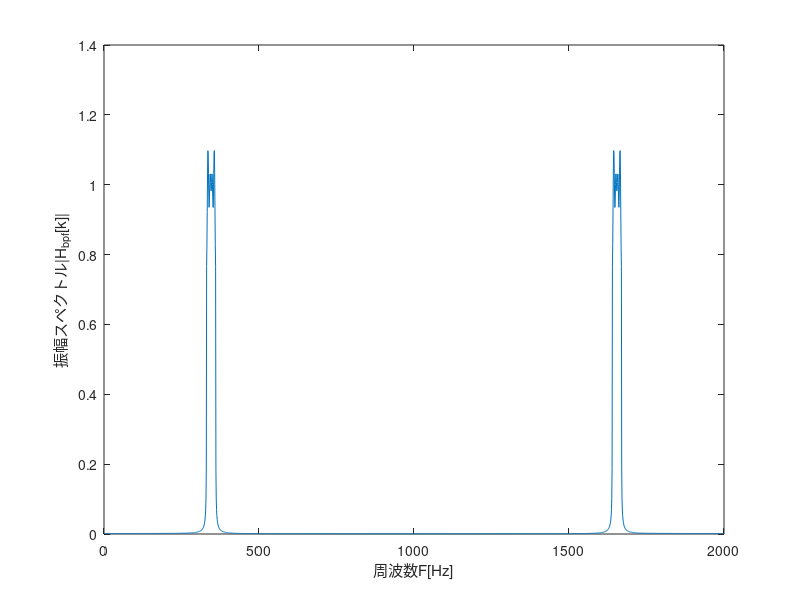

Here is the MATLAB script that generated this plot: (Note: this script raises an error after producing the figure.)
Fa = 440;
N = 2000;
Fs =N;
Ts = 1/N;
n = 0:Fs-1;
n_g = 0:20-1;
Fb = 261.626;
Fc = 349.228;
x1 = sin(2*pi*Fa*n*Ts);
x2 = sin(2*pi*Fb*n*Ts);
x3 = sin(2*pi*Fc*n*Ts);
xadd = x1 + x2 + x3;
%m=audioplayer(xadd ,Fs);
%play(m);
%---------------------
k=0:N-1;
omega = 2 * pi * k /N;
f = omega / 2/ pi;
Fs = 1/Ts;
Omega = omega * Fs;
F = Omega /2/pi;
%-----------3----------------
X1k = fft(x1,N);
amp1 = abs(X1k);
X2k = fft(x2,N);
amp2 = abs(X2k);
X3k = fft(x3,N);
amp3 = abs(X3k);
Xaddk = fft(xadd,N);
ampa = abs(Xaddk);
load('bp.mat');
Xhk = fft(h_bpf,N);
amph = abs(Xhk);
figure(1)
plot(F, amph);
xlabel("周波数F[Hz]");
ylabel("振幅スペクトル|H_{bpf}[k]|");
yn = conv(xadd,h_bpf);
my=audioplayer(yn ,Fs);
play(my);
Xyk = fft(yn,N);
ampy = abs(Xyk);
figure(2);
subplot(2,1,1);
stem(F,ampa);
title("xadd(和音)");
xlabel("周波数F[Hz]");
ylabel("振幅スペクトル|X[k]|");
subplot(2,1,2);
stem(F, ampy);
title("フィルタ後")
xlabel("周波数F[Hz]");
ylabel("振幅スペクトル|Y[k]|");